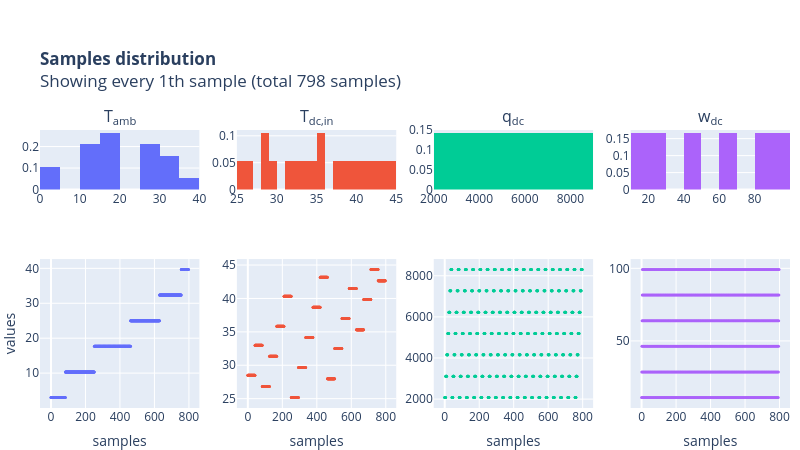

This figure's notebook cell:
### Code cell
rename_dict = {
    "Tamb": "T<sub>amb</sub>",
    "Tdc_in": "T<sub>dc,in</sub>",
    "qdc": "q<sub>dc</sub>",
    "wdc": "w<sub>dc</sub>"
}
df.rename(columns=rename_dict, inplace=True)

fig = plot_samples(df, Ncols=len(df.columns))
fig.update_layout(width=800)

save_figure(fig, figure_path=base_output_path, figure_name="viz_samples_dc", formats=["png", "html"], scale=3)

fig

### Figure 1 — Plotly figure (JSON) as saved in the notebook; plotly's stock layout.template omitted (floating-point values rounded to 4 significant figures; data arrays with more than 128 entries replaced by an {"elided": "..."} marker saying what was removed)
{"data": [{"histnorm": "probability", "marker": {"color": "#636EFA"}, "name": "T<sub>amb</sub>", "type": "histogram", "x": {"elided": "798 float values"}, "xaxis": "x", "yaxis": "y"}, {"marker": {"color": "#636EFA", "size": 3}, "mode": "markers", "name": "T<sub>amb</sub>", "type": "scatter", "x": {"elided": "798 int values"}, "xaxis": "x5", "y": {"elided": "798 float values"}, "yaxis": "y5"}, {"histnorm": "probability", "marker": {"color": "#EF553B"}, "name": "T<sub>dc,in</sub>", "type": "histogram", "x": {"elided": "798 float values"}, "xaxis": "x2", "yaxis": "y2"}, {"marker": {"color": "#EF553B", "size": 3}, "mode": "markers", "name": "T<sub>dc,in</sub>", "type": "scatter", "x": {"elided": "798 int values"}, "xaxis": "x6", "y": {"elided": "798 float values"}, "yaxis": "y6"}, {"histnorm": "probability", "marker": {"color": "#00CC96"}, "name": "q<sub>dc</sub>", "type": "histogram", "x": {"elided": "798 int values"}, "xaxis": "x3", "yaxis": "y3"}, {"marker": {"color": "#00CC96", "size": 3}, "mode": "markers", "name": "q<sub>dc</sub>", "type": "scatter", "x": {"elided": "798 int values"}, "xaxis": "x7", "y": {"elided": "798 int values"}, "yaxis": "y7"}, {"histnorm": "probability", "marker": {"color": "#AB63FA"}, "name": "w<sub>dc</sub>", "type": "histogram", "x": {"elided": "798 float values"}, "xaxis": "x4", "yaxis": "y4"}, {"marker": {"color": "#AB63FA", "size": 3}, "mode": "markers", "name": "w<sub>dc</sub>", "type": "scatter", "x": {"elided": "798 int values"}, "xaxis": "x8", "y": {"elided": "798 float values"}, "yaxis": "y8"}], "layout": {"annotations": [{"font": {"size": 16}, "showarrow": false, "text": "T<sub>amb</sub>", "x": 0.1062, "xanchor": "center", "xref": "paper", "y": 1, "yanchor": "bottom", "yref": "paper"}, {"font": {"size": 16}, "showarrow": false, "text": "T<sub>dc,in</sub>", "x": 0.3688, "xanchor": "center", "xref": "paper", "y": 1, "yanchor": "bottom", "yref": "paper"}, {"font": {"size": 16}, "showarrow": false, "text": "q<sub>dc</sub>", "x": 0.6313, "xanchor": "center", "xref": "paper", "y": 1, "yanchor": "bottom", "yref": "paper"}, {"font": {"size": 16}, "showarrow": false, "text": "w<sub>dc</sub>", "x": 0.8938, "xanchor": "center", "xref": "paper", "y": 1, "yanchor": "bottom", "yref": "paper"}], "height": 450, "hovermode": "x", "hoversubplots": "axis", "margin": {"b": 0, "l": 0, "r": 0, "t": 130}, "showlegend": false, "title": {"text": "<b>Samples distribution</b><br>Showing every 1th sample (total 798 samples)"}, "width": 800, "xaxis": {"anchor": "y", "domain": [0, 0.2125]}, "xaxis2": {"anchor": "y2", "domain": [0.2625, 0.475]}, "xaxis3": {"anchor": "y3", "domain": [0.525, 0.7375]}, "xaxis4": {"anchor": "y4", "domain": [0.7875, 1]}, "xaxis5": {"anchor": "y5", "domain": [0, 0.2125], "title": {"text": "samples"}}, "xaxis6": {"anchor": "y6", "domain": [0.2625, 0.475], "title": {"text": "samples"}}, "xaxis7": {"anchor": "y7", "domain": [0.525, 0.7375], "title": {"text": "samples"}}, "xaxis8": {"anchor": "y8", "domain": [0.7875, 1], "title": {"text": "samples"}}, "yaxis": {"anchor": "x", "domain": [0.7857, 1]}, "yaxis2": {"anchor": "x2", "domain": [0.7857, 1]}, "yaxis3": {"anchor": "x3", "domain": [0.7857, 1]}, "yaxis4": {"anchor": "x4", "domain": [0.7857, 1]}, "yaxis5": {"anchor": "x5", "domain": [0, 0.5357], "title": {"text": "values"}}, "yaxis6": {"anchor": "x6", "domain": [0, 0.5357]}, "yaxis7": {"anchor": "x7", "domain": [0, 0.5357]}, "yaxis8": {"anchor": "x8", "domain": [0, 0.5357]}}}
